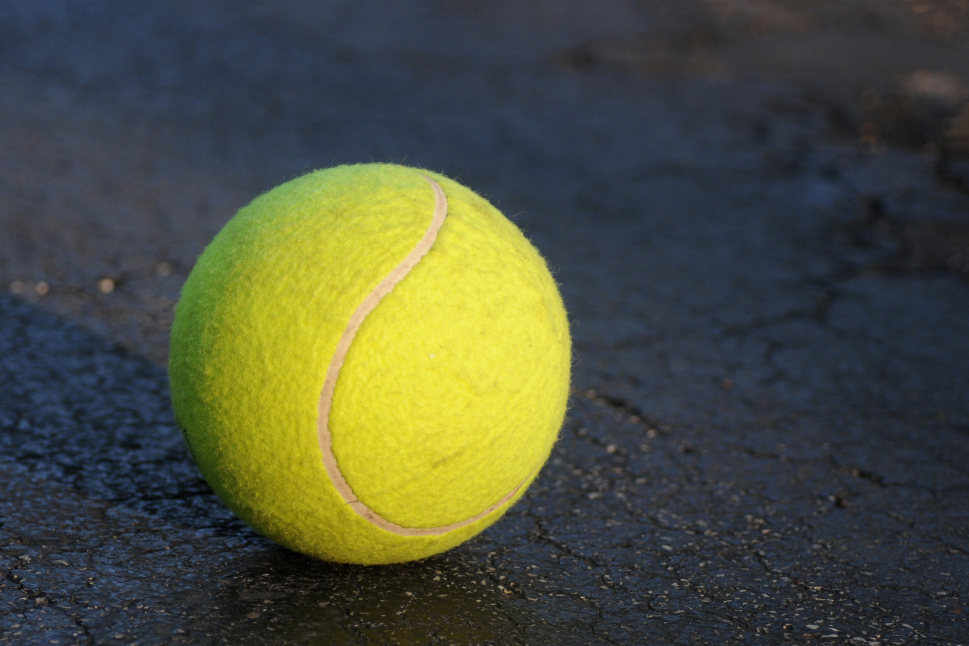
#> input picture Computer-vision Techniques/ball.jpg, 3876 x 2584 px (shown at 1/4 size)
$ jupyter execute 'Color Filtering.ipynb'
#> lines starting #> are read from the running program, lines starting #| are printed output that depends on the picture; after the words box and inside, x2 and y2 are one past the last pixel; in counts of white or black regions, pixels touching at a corner belong together
[cell 1]
import cv2
import numpy as np

[cell 2]
img = cv2.imread('ball.jpg')
#> img is the input picture: shape (2584, 3876, 3); mean B, G, R 61.5, 80, 75.9
#Resizing image to make it smaller(optional)
img = cv2.resize(img, (320,240))
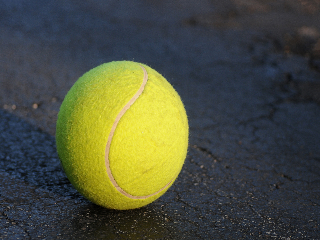
#> img: shape (240, 320, 3); mean B, G, R 61.4, 79.9, 75.8
#Defining lower and upper range for color we want to extract(hsv format)
lower_orange = np.array([20, 100, 100])
upper_orange = np.array([30, 255, 255])
#Converting image from BGR to HSV format
hsv_img = cv2.cvtColor(img,cv2.COLOR_BGR2HSV)
#> hsv_img: shape (240, 320, 3); mean H, S, V 86.5, 92.9, 90.1
#cv2.inRange() function gives us the mask having colors within the specified lower and upper range
mask = cv2.inRange(hsv_img, lower_orange, upper_orange)
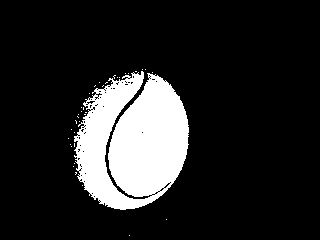
#> mask: shape (240, 320); 15% white; 36 white regions (35 under 20 px), largest, box (x1, y1, x2, y2) and area: (74, 71, 189, 210) 11446
#cv2.bitwise_and() function performs bitwise and operation on pixels of original image and mask
res = cv2.bitwise_and(img, img, mask=mask)
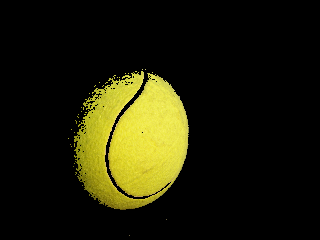
#> res: shape (240, 320, 3); mean B, G, R 8.2, 30.1, 31.1
#Displaying all the output images
cv2.imshow('Original',img)
cv2.imshow('mask',mask)
cv2.imshow('res',res)
#Waiting for user to press key for exit
cv2.waitKey(0)
cv2.destroyAllWindows()
